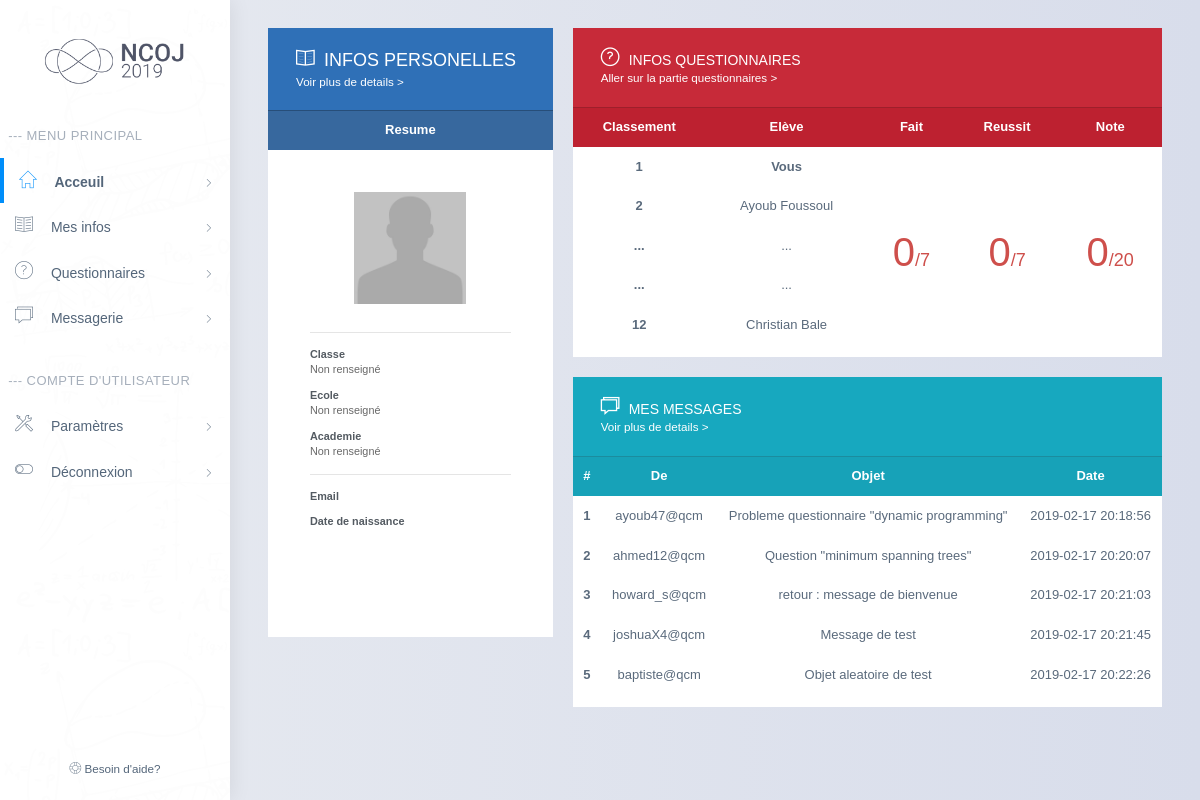
/dashboard.php (signed in), run on the app's committed database.
### tables this page shows
CREATE TABLE `users` (
  `login` varchar(64) NOT NULL,
  `pwd` varchar(255) NOT NULL,
  `surname` varchar(64) NOT NULL,
  `name` varchar(64) NOT NULL,
  `birthday` date NOT NULL,
  `email` varchar(128) NOT NULL,
  `signature` varchar(256) DEFAULT NULL,
  `city` varchar(128) DEFAULT NULL,
  `school` varchar(256) DEFAULT NULL,
  `address` varchar(256) DEFAULT NULL,
  `grade` varchar(256) DEFAULT NULL,
  `role` varchar(256) NOT NULL DEFAULT 'user'
);

CREATE TABLE `chat` (
  `id` int(11) NOT NULL,
  `from_id` varchar(128) NOT NULL COMMENT 'from',
  `to_id` varchar(128) NOT NULL COMMENT 'to',
  `tag` int(11) DEFAULT NULL COMMENT '1 for important and 0 for draft and 2 for normal messages',
  `title` tinytext NOT NULL,
  `core` text NOT NULL,
  `date` datetime DEFAULT NULL
);

### utils/profile/user.php (called while the page is built, shortened)
<?php
    class User
    {
        public static function getAll($dbh)
        {
            $query = "SELECT * FROM main.users ORDER BY role;";
            $sth = $dbh->prepare($query);
            $sth->setFetchMode(PDO::FETCH_CLASS, 'User');
            $sth->execute();
            $users = $sth->fetchAll();
            return $users;
        }
        public static function fromEmail($dbh, $email)
        {
            $query = 'SELECT * FROM users WHERE email=?;';
            $sth = $dbh->prepare($query);
            $success = $sth->execute(array($email));
            $sth->setFetchMode(PDO::FETCH_CLASS, 'User');
            $sth->execute();
            $user = $sth->fetch();
            return $user;
        }
        public static function getPhotoSource($login)
        {
            $filename = preg_replace('((^\.)|\/|(\.$))', '_', $login);
            $src = "media/profile/" . $filename . ".jpg";
            return file_exists($src) ? $src : "media/default.jpg";
        }
    }
?>

### utils/profile/user_data.php (called while the page is built, shortened)
<?php
require_once("utils/profile/user.php");
require_once("utils/quiz/qst.php");
class UserData
{
    public static function numberOfQcmsTried($dbh, $user){
        $query = "SELECT COUNT(DISTINCT qcm.id) FROM stamps
                  JOIN qcm ON qcm.id = stamps.id_qcm
                  WHERE stamps.user_login=?;";
        $sth = $dbh->prepare($query);
        $sth->execute(array($user->login));
        $count = $sth->fetch()[0];
        return $count;
    }
    public static function numberOfQcmsSucceded($dbh, $user){
        $qcmData = UserData::fromEmail($dbh, $user);
        $count = 0;
        return $count;
    }
    public static function scoreOutOfTwenty($dbh, $user){
        $qcmData = UserData::fromEmail($dbh, $user);
        $count = 0;
        $max = 0;
        $max = ($max === 0) ? 1 : $max;
        return number_format(($count / $max) * 20, 0);
    }
    public static function numberOfQcms($dbh){
        $query = "SELECT COUNT(DISTINCT qcm.id) FROM qcm;";
        $sth = $dbh->prepare($query);
        $sth->execute(array());
        $count = $sth->fetch()[0];
        return $count;
    }
    public static function fromEmail($dbh, $user){
        $query = "SELECT DISTINCT qcm.id, qcm.title, qcm.max_score, qcm.start_time FROM stamps
                  JOIN qcm ON qcm.id = stamps.id_qcm
                  WHERE stamps.user_login=?;";
        $sth = $dbh->prepare($query);
        $sth->setFetchMode(PDO::FETCH_CLASS, 'Qcm');
        $sth->execute(array($user->login));
        $qcms = $sth->fetchAll();
        foreach ($qcms as $qcm){
            $qcm->questions = Qst::getAll($dbh, $qcm->id);
        }
        $res = array();
        foreach ($qcms as $qcm){
            $qcm_res = array();
            $qcm_res["qcm"] = $qcm;
            $qcm_res["scores"] = UserData::getScores($dbh, $qcm->id, $user);
            $num = 0;
            $qcm_score = 0;
            foreach ($qcm_res["scores"] as $score) {
                $num += $score["is_correct"];
                $qcm_score += $score["score"];
            }
            $qcm_res["correct_ans"] = $num;
            $qcm_res["qcm_score"] = $qcm_score;
            $res[] = $qcm_res;
        }
        return $res;
    }
    public static function getAllScoresAndRanks($dbh){
      $allUsersScoresAndRanks = array();
      $users = User::getAll($dbh);
      foreach($users as $user){
        $userScore = 0;
        $data = UserData::fromEmail($dbh, $user);
        foreach($data as $qcmData){
          $userScore += $qcmData['qcm_score'];
        }
        array_push($allUsersScoresAndRanks, array($userScore, $user));
      }
      function method($a,$b){
        return ($a[0] >= $b[0]) ? -1 : 1;
      }
      usort($allUsersScoresAndRanks, "method");
      return $allUsersScoresAndRanks;
    }
    public static function getScores($dbh, $qcm_id, $user){
        $query = "SELECT answer.score, qst.max_score, answer.is_correct FROM attempt
                  JOIN answer ON attempt.answer_id = answer.id
                  JOIN qst ON answer.id_qst = qst.id
                  JOIN qcm ON qcm.id = id_qcm
                  WHERE qcm.id=? AND attempt.user_login=?;";
        $sth = $dbh->prepare($query);
        $sth->execute(array($qcm_id, $user->login));
        $scores = $sth->fetchAll();
        return $scores;
    }
}
?>

### utils/quiz/qst.php (called while the page is built, shortened)
<?php
    require_once("utils/quiz/answer.php");
    class Qst
    {
        public static function getAll($dbh, $id_qcm)
        {
            $query = "SELECT * FROM main.qst WHERE id_qcm=? ORDER BY id DESC;";
            $sth = $dbh->prepare($query);
            $sth->setFetchMode(PDO::FETCH_CLASS, 'Qst');
            $sth->execute(array($id_qcm));
            $questions = $sth->fetchAll();
            foreach ($questions as $question) {
                $question->answers = Answer::getAll($dbh, $question->id);
            }
            return $questions;
        }
    }
?>

### utils/quiz/answer.php (called while the page is built, shortened)
<?php
    class Answer
    {
        public static function getAll($dbh, $id_qst)
        {
            $query = "SELECT * FROM main.answer WHERE id_qst=? ORDER BY id DESC;";
            $sth = $dbh->prepare($query);
            $sth->setFetchMode(PDO::FETCH_CLASS, 'Answer');
            $sth->execute(array($id_qst));
            $answers = $sth->fetchAll();
            return $answers;
        }
    }
?>

### utils/helper/dashboard_utils.php (the view, shortened to what this page needs)
<?php
  function generate_sidebar($active_page, $valid_pages, $admin){
    $html = "
    <div id='dark' onclick='closeNav()'></div>
    <aside id='side-bar' class='app-aside'>
    <div class='logo_header'>
    <img class='logo' src='media/mathmaroc-dashboard.png' alt='logo'>
    </div>
    <div class='sidebar_main'>
    <ul class='sidebar_pages'>";
      $category = "";
    foreach ($valid_pages as $valid_page){
      if($valid_page["category"] !== "Administrateur" || ($valid_page["category"] === "Administrateur" && $admin)){
        if($valid_page["category"] !== $category){
          $category = $valid_page["category"];
          $html = $html."<li class='sidebar_category'> &nbsp; --- ".$category."</li>";
        }
      $selected = ($valid_page["name"] === $active_page) ? " sidebar_page_selected" : "";
      $html = $html."
      <li>
        <a class='sidebar_page".$selected."' id='sidebar_".$valid_page["name"]."' href='dashboard.php?page=".$valid_page["name"]."'>
          <i class='icon-".$valid_page["icon_name"]." sidebar_icon'></i>
          ".$valid_page["title"]."
          <i class='icon-uniE04B sidebar_arrow'></i>
        </a>
      </li>";
      }
    }
    $dbh = Database::connect();
    $query = "SELECT email FROM users WHERE role='admin';";
    $sth = $dbh->prepare($query);
    $sth->execute(array());
    $adminEmail = $sth->fetch()[0];
    $html = $html."
      </ul>
    </div>
    <div class='sidebar_help'>
    <div class='need_help'><a href='#' style='text-decoration: none; color:unset;'  onclick=".'"contact('."'$adminEmail'".')"'." ><i class='icon-uni36'></i> Besoin d'aide? </a></div>
    </div>
    </aside>";
    echo $html;
  }
  function home_page_generate_left($user){
    $profilPhoto = htmlspecialchars(User::getPhotoSource($user->login));
    $class = htmlspecialchars($user->grade);
    $class = $class === "" ? "Non renseigné" : $class;
    $school = htmlspecialchars($user->school);
    $school = $school === "" ? "Non renseigné" : $school;
    $academy = "Non renseigné";
    $last_name = htmlspecialchars($user->name);
    $first_name = htmlspecialchars($user->surname);
    $email = htmlspecialchars($user->email);
    $birthday = htmlspecialchars($user->birthday);
    $accountStatus = htmlspecialchars(User::$roles[$user->role]);
    echo<<<flag
    <div class="min_box min_box_myinfo">
    <div id="min_box_header_myinfo">
    <span><i class="icon-uniE011 sidebar_icon" style="font-weight: 900;margin-right: 10px;"></i>Infos personelles</span>
    <a href="./dashboard.php?page=myinfo" class="min_see_more">Voir plus de details ></a>
    </div>
    <div class="row min_box_main">
    <div class="col-md-12 min_col">
    <span class="min_cell min_cell_myinfo no_border">Resume</span>
    <div class="min_col_myinfo_content">
    <img src="$profilPhoto" alt="Photo de profil" id="home_page_profil_photo"/>
    <div>
    <h1 id="home_page_name">$last_name $first_name</h1>
    <span id="home_page_subject">$accountStatus</span>
    </div>
    <hr/>
    <span id="home_page_class" class="home_page_info"><b>Classe</b><br>$class</span>
    <span id="home_page_school" class="home_page_info"><b>Ecole</b><br>$school</span>
    <span id="home_page_academy" class="home_page_info"><b>Academie</b><br>$academy</span>
    <hr/>
    <span id="home_page_email" class="home_page_info"><b>Email</b><br>$email</span>
    <span id="home_page_birthday" class="home_page_info"><b>Date de naissance</b><br>$birthday</span>
    </div>
    </div>
    </div>
    </div>
flag;
}
  function home_page_generate_right(){
  require_once("utils/database.php");
  require_once("utils/profile/user_data.php");
  require_once("utils/profile/user.php");
  $dbh = Database::connect();
  $result = UserData::getAllScoresAndRanks($dbh);
  $myRank = -1;
  $afterMe = "NA";
  $onMe = false;
  foreach ($result as $preRank => $user) {
    if($onMe){
      $afterMe = $user[1]->surname ." ". $user[1]->name;
      break;
    }
    else{
      if($user[1]->email === $_SESSION["email"]){
        $myRank = $preRank + 1;
        $onMe =true;
      }
    }
  }
  $user = User::fromEmail($dbh, $_SESSION["email"]);
  $lastRank = sizeof($result);
  $lastOne = end($result)[1]->surname . " " . end($result)[1]->name;
  $done = UserData::numberOfQcmsTried($dbh, $user);
  $numOfQuizes = UserData::numberOfQcms($dbh);
  $success = UserData::numberOfQcmsSucceded($dbh, $user);
  $mark = UserData::scoreOutOfTwenty($dbh, $user);
  $user_email = $_SESSION["email"];
  $query = "SELECT id, from_id, title, date FROM chat WHERE to_id=?;";
  $sth = $dbh->prepare($query);
  $sth->execute(array($user_email));
  $result = array();
  while ($msg = $sth->fetch()) {
    array_push($result, $msg);
  }
  $messagesTable = $result;
  $minChat = "";
  foreach ($messagesTable as $key => $message){
      $order = $key+1;
      $from = $message["from_id"];
      $description = $message["title"];
      $date = $message["date"];
      $minChat = $minChat . "<tr>
      <th scope='row' class='min_chat_num'>$order</th>
      <td class='min_chat_from'>$from</td>
      <td class='min_chat_subject min_chat_hide'>$description</td>
      <td class='min_chat_date'>$date</td>
    </tr>";
  }
  $quizStats = "
  <table class='table table_min'>
      <thead class='thead-dark'>
        <tr>
          <th scope='col' class='no_border min_table_cell_quiz'>Classement</th>
          <th scope='col' class='no_border min_table_cell_quiz'>Elève</th>
        </tr>
      </thead>
      <tbody>";
if($myRank === 1){
  $quizStats = $quizStats . "<tr>
       <th scope='row' class='no_border'>1</th>
       <td class='no_border' id='min_table_cell_your_rank'>Vous</td>
     </tr><tr>
       <th scope='row' class='no_border'>2</th>
       <td class='no_border'>$afterMe</td>
     </tr><tr>
       <th scope='row' class='no_border'>...</th>
       <td class='no_border'>...</td>
     </tr><tr>
       <th scope='row' class='no_border'>...</th>
       <td class='no_border'>...</td>
     </tr>
     <tr>
       <th scope='row' class='no_border'>$lastRank</th>
       <td class='no_border'>$lastOne</td>
     </tr></tbody>
 </table>";
}
echo<<<flag
<div class="min_box min_box_quiz">
<div id="min_box_header_quiz">
<span><i class="icon-uniE049 sidebar_icon" style="font-weight: 900;margin-right: 10px;"></i>Infos questionnaires</span>
<a class="min_see_more" href="dashboard.php?page=quiz">Aller sur la partie questionnaires > </a>
</div>
<div class="row min_box_main">
<div class="col-md-6 min_col">
  $quizStats
</div>
<div class="col-md-6 min_col">
<table class="table table_min" id="table_min_stat">
    <thead class="thead-dark">
      <tr>
        <th scope="col" class="no_border min_table_cell_quiz">Fait</th>
        <th scope="col" class="no_border min_table_cell_quiz">Reussit</th>
        <th scope="col" class="no_border min_table_cell_quiz">Note</th>
      </tr>
    </thead>
    <tbody>
      <tr>
      <td class="no_border min_table_cell_quiz_content">
      <span class="min_col_stat_content_main">$done<span class="min_col_stat_content_sub">/$numOfQuizes</span></span>
      </td>
      <td class="no_border min_table_cell_quiz_content">
      <span class="min_col_stat_content_main">$success<span class="min_col_stat_content_sub">/$numOfQuizes</span></span>
      </td>
      <td class="no_border min_table_cell_quiz_content">
      <span class="min_col_stat_content_main">$mark<span class="min_col_stat_content_sub">/20</span></span>
      </td>
      </tr>
    </tbody>
</table>
</div>
</div>
</div>
<div class="min_box min_box_chat">
<div id="min_box_header_messages">
<span><i class="icon-uni2D sidebar_icon" style="font-weight: 900;margin-right: 10px;"></i>mes messages</span>
<a href='dashboard.php?page=chat' class="min_see_more">Voir plus de details ></a>
</div>
<div class="row min_box_main">
<div class="col-md-12 min_col">
<table class="table table_chat table_min">
  <thead class="thead-dark">
    <tr>
      <th scope="col" class="no_border min_table_cell_chat min_chat_num">#</th>
      <th scope="col" class="no_border min_table_cell_chat min_chat_from">De</th>
      <th scope="col" class="no_border min_table_cell_chat min_chat_subject min_chat_hide">Objet</th>
      <th scope="col" class="no_border min_table_cell_chat min_chat_date">Date</th>
    </tr>
  </thead>
  <tbody>
    $minChat
  </tbody>
</table>
</div>
</div>
</div>
flag;
}
?>

### data on the page
users: afterMe "Ayoub Foussoul"
users: lastOne "Christian Bale"
chat: from "ayoub47@qcm", title "Probleme questionnaire \"dynamic programming\"", date "2019-02-17 20:18:56"
chat: from "ahmed12@qcm", title "Question \"minimum spanning trees\"", date "2019-02-17 20:20:07"
chat: from "howard_s@qcm", title "retour : message de bienvenue", date "2019-02-17 20:21:03"
chat: from "joshuaX4@qcm", title "Message de test", date "2019-02-17 20:21:45"
chat: from "baptiste@qcm", title "Objet aleatoire de test", date "2019-02-17 20:22:26"

### other printed values
$category "MENU PRINCIPAL COMPTE D'UTILISATEUR"
$valid_page["title"] "Acceuil Mes infos Questionnaires Messagerie Paramètres Déconnexion"
$class "Non renseigné"
$school "Non renseigné"
$academy "Non renseigné"
$lastRank "12"
$done "0"
$numOfQuizes "7"
$success "0"
$mark "0"
$order "1 2 3 4 5"
